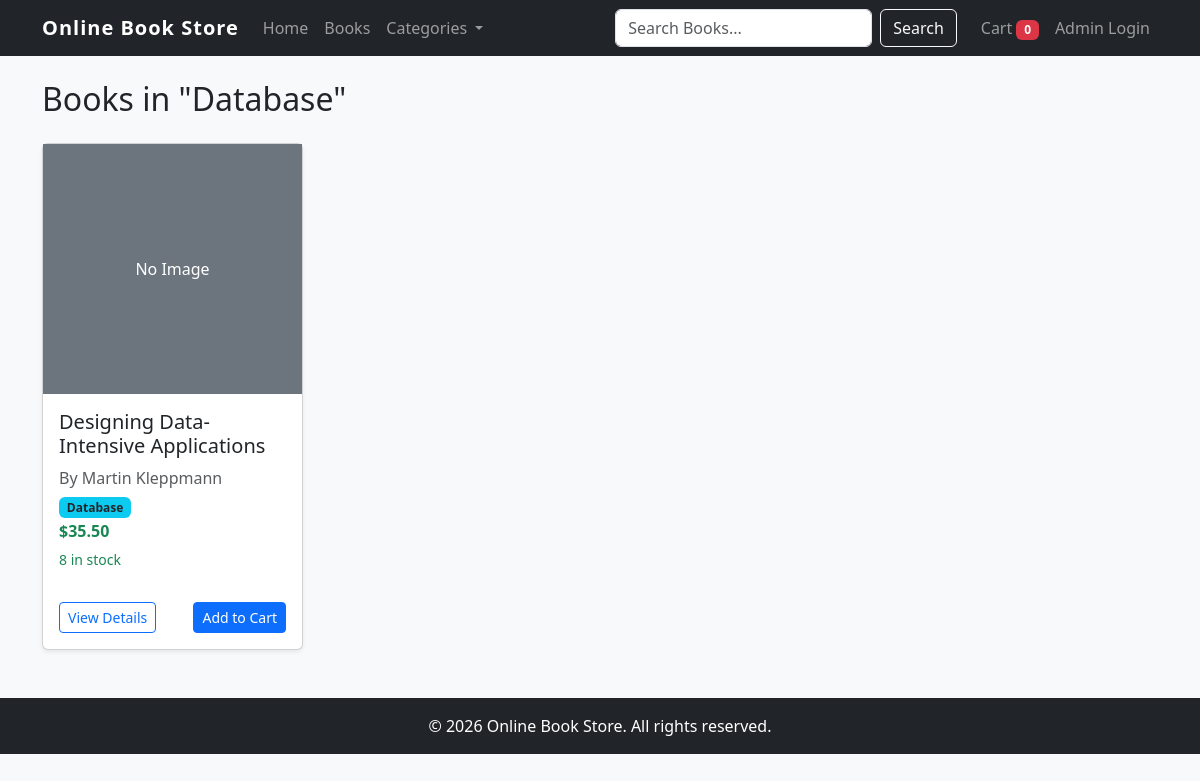
The app's page /category/2/ with its own data.
### books/models.py (models this page shows, shortened)
class Category(models.Model):
    name = models.CharField(max_length=100)
    class Meta:
        verbose_name_plural = "Categories"

class Book(models.Model):
    title = models.CharField(max_length=200)
    author = models.CharField(max_length=200)
    price = models.DecimalField(max_digits=10, decimal_places=2)
    category = models.ForeignKey(Category, on_delete=models.CASCADE)
    description = models.TextField()
    image = models.ImageField(upload_to='books/', blank=True, null=True)
    stock = models.IntegerField(default=0)

### books/views.py (the view)
# urls.py: path('category/<int:category_id>/', views.category_books, name='category_books'),
def category_books(request, category_id):
    category = get_object_or_404(Category, id=category_id)
    books = Book.objects.filter(category=category)
    return render(request, 'books/book_list.html', {'books': books, 'current_category': category})

### books/context_processors.py (called while the page is built)
def categories_processor(request):
    return {'global_categories': Category.objects.all()}

### books/templates/books/book_list.html
{% extends 'books/base.html' %}
{% block content %}
<h2 class="mb-4">
    {% if current_category %}
        Books in "{{ current_category.name }}"
    {% else %}
        All Books
    {% endif %}
</h2>
<div class="row row-cols-1 row-cols-md-2 row-cols-lg-4 g-4">
    {% for book in books %}
    <div class="col">
        <div class="card h-100 shadow-sm">
            {% if book.image %}
            <img src="{{ book.image.url }}" class="card-img-top" alt="{{ book.title }}" style="height: 250px; object-fit: cover;">
            {% else %}
            <div class="bg-secondary text-white d-flex align-items-center justify-content-center" style="height: 250px;">
                <span>No Image</span>
            </div>
            {% endif %}
            <div class="card-body d-flex flex-column">
                <h5 class="card-title">{{ book.title }}</h5>
                <p class="card-text text-muted mb-1">By {{ book.author }}</p>
                <p class="card-text mb-1"><span class="badge bg-info text-dark">{{ book.category.name }}</span></p>
                <h6 class="card-text text-success fw-bold">${{ book.price }}</h6>
                <p class="card-text small">
                    {% if book.stock > 0 %}
                        <span class="text-success">{{ book.stock }} in stock</span>
                    {% else %}
                        <span class="text-danger">Out of stock</span>
                    {% endif %}
                </p>
                <div class="mt-auto pt-3 d-flex justify-content-between">
                    <a href="{% url 'book_detail' book.id %}" class="btn btn-outline-primary btn-sm">View Details</a>
                    {% if book.stock > 0 %}
                        <a href="{% url 'add_to_cart' book.id %}" class="btn btn-primary btn-sm">Add to Cart</a>
                    {% else %}
                        <button class="btn btn-secondary btn-sm" disabled>Out of Stock</button>
                    {% endif %}
                </div>
            </div>
        </div>
    </div>
    {% empty %}
    <div class="col-12">
        <div class="alert alert-info">No books found.</div>
    </div>
    {% endfor %}
</div>
{% endblock content %}

### static/css/style.css (style rules this page uses)
body { background-color: #f8f9fa; }
.card { transition: transform 0.2s ease-in-out, box-shadow 0.2s ease-in-out; }

### records on screen
Category: name "Database"
Book: image "No Image", title "Designing Data-Intensive Applications", author "Martin Kleppmann", category.name "Database", price "35.50", stock "8", shows "Add to Cart"

### other values on screen
{{ request.session.cart|length }} "0"
